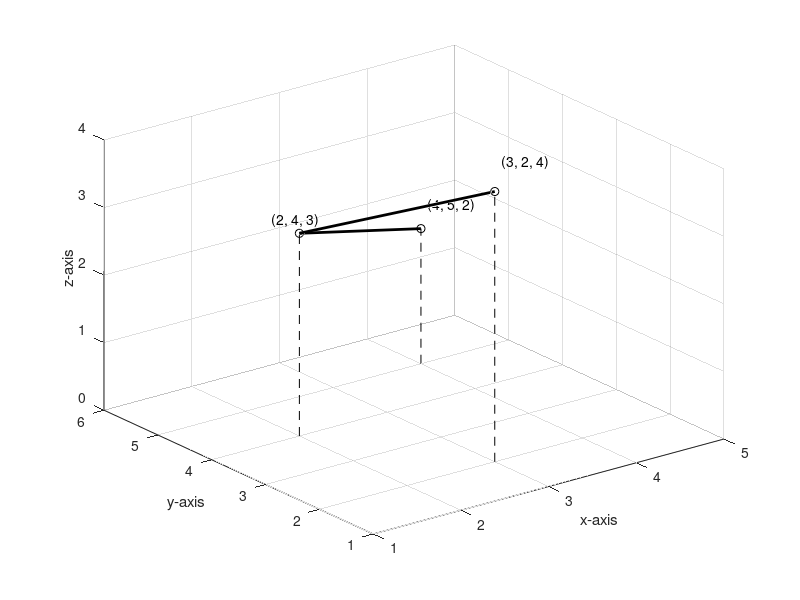

This chart was generated by the following MATLAB code: (Note: this script raises an error after producing the figure.)
close all;
figure('color','w');
% (4, 5, 2), (2, 4, 3), (3, 2, 4)
x = [4, 2, 3];
y = [5, 4, 2];
z = [2, 3, 4];
stem3(x, y, z, 'ko--')
hold on;
plot3(x, y, z,'k','linewidth',2)
text(4+0.2, 5+0.2, 2+0.2, '(4, 5, 2)')
text(2-0.2, 4+0.2, 3+0.2, '(2, 4, 3)')
text(3+0.2, 2+0.2, 4+0.3, '(3, 2, 4)')

grid on;
xlim([1, 5])
ylim([1, 6])
xticks(1:5);
yticks(1:6)
xlabel('x-axis');
ylabel('y-axis')
zlabel('z-axis')

newVid = VideoWriter('pic_xyz.mp4', 'MPEG-4'); % New
newVid.FrameRate = 60;
newVid.Quality = 100;
open(newVid);

for i = 0:0.5:359
    view(-37.5 + i, 30)

    drawnow;
    writeVideo(newVid, getframe(gcf)) % 0.5초씩 그리기

end


for i = 1:30 % 마지막 장면에서 1.5초 더 대기할 수 있도록
    writeVideo(newVid, getframe(gcf))
end

close(newVid)